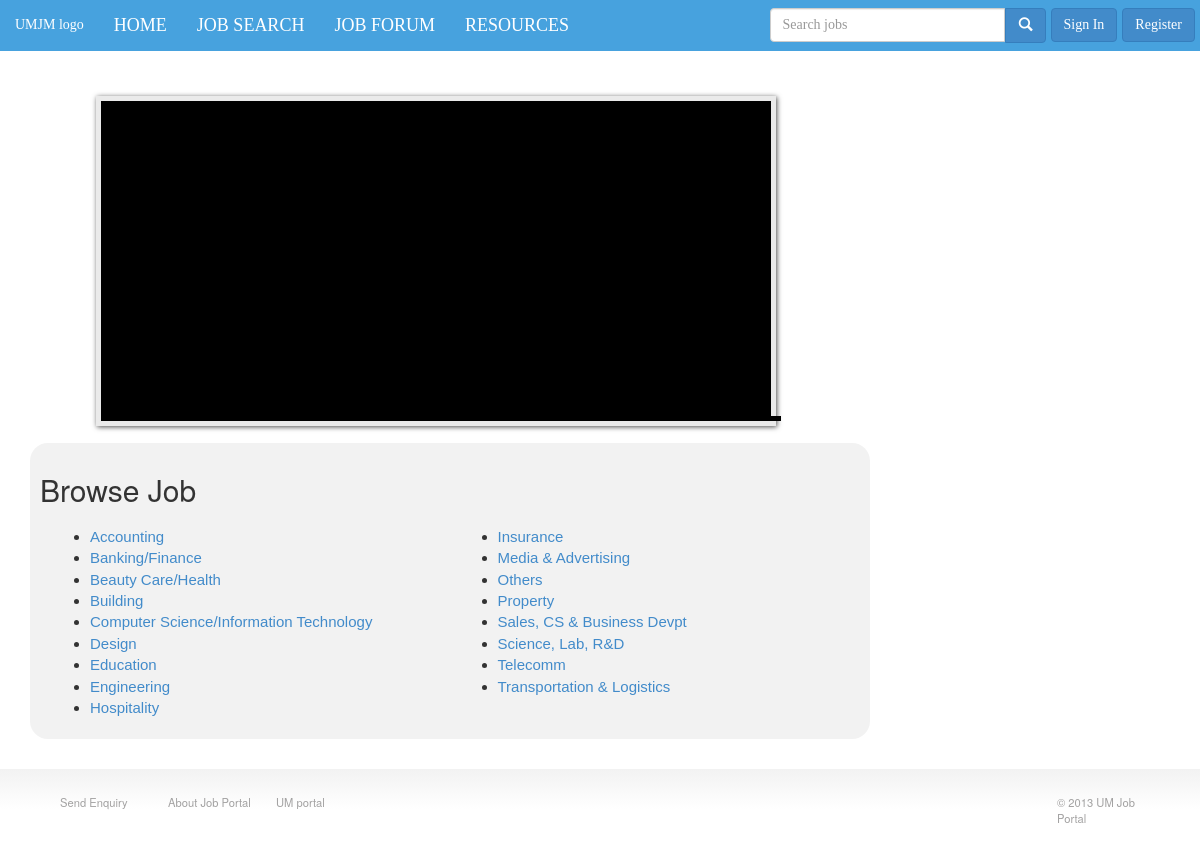
The page / on the database its author committed.
### tables this page shows
CREATE TABLE IF NOT EXISTS `jobspecialization` (
  `id` int(11) NOT NULL AUTO_INCREMENT,
  `specialization` varchar(100) NOT NULL,
  PRIMARY KEY (`id`)
);

### index.php (called while the page is built, shortened)
<?php
include 'modals/jobDAO.php';
$jobDAO = new jobDAO();
$jobspecializations = $jobDAO->get_all_job_Specializations();
include 'views/index.V.php';
?>

### modals/modal.inc.php (called while the page is built, shortened)
<?php
class modal{
	public $con;
	public function __construct()
	{
		$this->con = new mysqli("localhost", "root", "", "job_matcher");
	}
	public function get_all_rows($selectquery)
	{
		$rows = array();
		if($result = $this->con->query($selectquery))
		{
			while ($row = $result->fetch_assoc())
				$rows[] = $row;
		}
		return $rows;
	}
}
?>

### modals/jobDAO.php (called while the page is built, shortened)
<?php
include_once 'modal.inc.php';
class jobDAO extends modal{
	public function get_all_job_Specializations()
	{
		return $this->get_all_rows('SELECT * FROM jobspecialization ORDER BY specialization');
	}
}
?>

### views/index.V.php (the view, shortened to what this page needs)
<?php
$styles[] = 'slider';
$styles[] = 'content';
?>
<section id='slidersection'>
	<div id="slider">
		<div id="mask">
		</div>
		<div class="sliderprogress"></div>
	</div>
</section>
<div class="browsejob">
	<h2>Browse Job</h2>
<div class="browsejob2">
	<ul>
	<?php foreach ($jobspecializations as $jobspecialization): ?>
		<li>
			<a href="jobs.php?typeid=<?php echo $jobspecialization['id'] ?>">
				<?php echo $jobspecialization['specialization'] ?>
			</a>
		</li>
	<?php endforeach; ?>
	</ul>
</div>
</div>
<?php $content = ob_get_clean() ?>
<?php include 'views/template/layout.php' ?>

### views/template/layout.php (shortened to what this page needs)
<?php
$styles[] = 'structure';
$styles[] = 'bootstrap';
?>
<!DOCTYPE html>
<html>
    <head>
		<link href="//netdna.bootstrapcdn.com/font-awesome/3.2.1/css/font-awesome.min.css" rel="stylesheet">
		<?php foreach (array_reverse($styles) as $style): ?>
		<link rel="stylesheet" type="text/css" href="/jobmatcher/css/<?php echo $style?>.css" />
		<?php endforeach; ?>
    </head>
    <body style=''>
		<div class="navbar-fixed-top">
			<p class="navbar-text">UMJM logo</p>
			<a href="index.php" class="navbar-brand">HOME</a>
			<a href="advanced-search.php" class="navbar-brand">JOB SEARCH</a>
			<a href="forum.php" class="navbar-brand">JOB FORUM</a></li>
			<a href="articles.php" class="navbar-brand">RESOURCES</a></li>
			<?php include $navbartype ?>
		</div>
		<div class='container' style="padding-top:80px" id='maincontainer'>
			<section id='contentsection'>
				<?php echo $content ?>
			</section>
		</div>
		<footer>
			<div class='container'>
				<ul>
					<li><a href="contactus.php">Send Enquiry</a></li>
					<li><a href="aboutus.php">About Job Portal</a></li>
					<li><a href="http://portal.um.edu.my/">UM portal</a></li>
					<li class='pull-right'>&copy; 2013 UM Job Portal</li>
				</ul>
			</div>
		</footer>
    </body>
</html>

### views/template/login.inc.php (shortened to what this page needs)
<a href='register.php' class="pull-right btn btn-primary navbar-btn">Register</a>
<a class="pull-right btn btn-primary navbar-btn" id='signinbtn'>Sign In</a>
<div id='jobsearch' class="pull-right navbar-btn">
	<form action ='jobs.php' method = 'GET' style='width:276px;'>
		<div class="input-group">
			<input type="text" name='name' class="form-control" placeholder="Search jobs">
			<span class="input-group-btn">
				<button type="submit" class="btn btn-primary">
					<span class="glyphicon glyphicon-search"></span>
				</button>
			</span>
		</div>
	</form>
</div>

### css/structure.css (style rules this page uses)
body { background:#ffffff; }
.btn { transition:all 300ms; }
.navbar-brand, .navbar-nav, .navbar-nav a { color: white; transition:all 300ms; }
.navbar-fixed-top .pull-right { margin-right:5px; }
.navbar-fixed-top, .dropdown li a { color:white; background: rgba(52, 152, 219,0.90); font-family: 'Montserrat'; }
#contentsection { padding-bottom: 20px; clear:left; max-width:820px; min-height: 76vh; margin-bottom: 10px; }
footer { height: 10vh; margin: auto; clear: both; width:100%; text-align:left; font-size:14px; padding-top: 10px; padding-bottom: 5px; background: -webkit-linear-gradient(rgb(242, 242, 242), rgb(255, 255, 255), rgb(255, 255, 255)); background: -moz-linear-gradient(rgb(242, 242, 242), rgb(255, 255, 255), rgb(255, 255, 255)); }
footer .container a { text-decoration: none; color: #A3A2A2; }
footer .container ul { list-style: none; text-align: left; padding:5px; padding-top: 15px; padding-left: 30px; margin-bottom:5px; }
footer .container ul li { float:left; width: 108px; text-align:left; text-decoration:none; font:calibri; font-size: 0.8em; color: #A3A2A2; }

### css/content.css (style rules this page uses)
.browsejob { font-family:Arial; padding-top: 10px; padding-bottom: 10px; width:840px; height:auto; background-color:#F2F2F2; border-radius: 18px; padding: 10px; }
.browsejob2 { font-family:Arial; font-size:15px; text-decoration:none; list-style-type:circle; columns:100px 2; -webkit-columns:100px 2; -moz-columns:100px 2; padding: 10px; }
#slidersection { margin-left: 8%; margin-bottom: 2%; margin-top: 2%; }

### css/slider.css (style rules this page uses)
#slider { float:left; background:#000; border:5px solid #eaeaea; box-shadow:1px 1px 5px rgba(0,0,0,0.7); height:330px; width:680px; overflow:visible; position:relative; }
#mask { overflow:hidden; height:320px; }
.sliderprogress { position:relative; top:-5px; width:680px; height:5px; background:#000; -moz-animation:fullexpand 25s ease-out infinite; -webkit-animation:fullexpand 25s ease-out infinite; }

### rows shown on the page
jobspecialization: specialization "Accounting"
jobspecialization: specialization "Banking/Finance"
jobspecialization: specialization "Beauty Care/Health"
jobspecialization: specialization "Building"
jobspecialization: specialization "Computer Science/Information Technology"
jobspecialization: specialization "Design"
jobspecialization: specialization "Education"
jobspecialization: specialization "Engineering"
jobspecialization: specialization "Hospitality"
jobspecialization: specialization "Insurance"
jobspecialization: specialization "Media & Advertising"
jobspecialization: specialization "Others"
jobspecialization: specialization "Property"
jobspecialization: specialization "Sales, CS & Business Devpt"
jobspecialization: specialization "Science, Lab, R&D"
jobspecialization: specialization "Telecomm"
jobspecialization: specialization "Transportation & Logistics"
